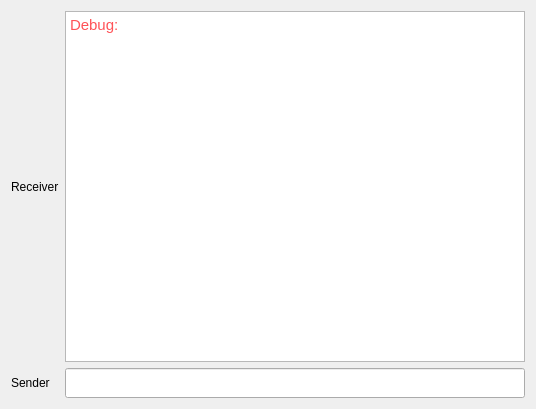
                 <widget class="QWidget" name="scrollAreaWidgetContents_7">
                  <property name="geometry">
                   <rect>
                    <x>0</x>
                    <y>0</y>
                    <width>536</width>
                    <height>409</height>
                   </rect>
                  </property>
                  <layout class="QVBoxLayout" name="verticalLayout_27">
                   <item>
                    <layout class="QGridLayout" name="gridLayout_4">
                     <item row="0" column="1">
                      <widget class="QTextEdit" name="teDebug">
                       <property name="font">
                        <font>
                         <weight>50</weight>
                         <italic>false</italic>
                         <bold>false</bold>
                         <kerning>true</kerning>
                        </font>
                       </property>
                       <property name="styleSheet">
                        <string notr="true">color: rgb(255, 82, 87);</string>
                       </property>
                       <property name="html">
                        <string>&lt;!DOCTYPE HTML PUBLIC &quot;-//W3C//DTD HTML 4.0//EN&quot; &quot;http://www.w3.org/TR/REC-html40/strict.dtd&quot;&gt;
&lt;html&gt;&lt;head&gt;&lt;meta name=&quot;qrichtext&quot; content=&quot;1&quot; /&gt;&lt;style type=&quot;text/css&quot;&gt;
p, li { white-space: pre-wrap; }
&lt;/style&gt;&lt;/head&gt;&lt;body style=&quot; font-family:'Ubuntu'; font-size:11pt; font-weight:400; font-style:normal;&quot;&gt;
&lt;p style=&quot; margin-top:0px; margin-bottom:0px; margin-left:0px; margin-right:0px; -qt-block-indent:0; text-indent:0px;&quot;&gt;&lt;span style=&quot; font-family:'MS Shell Dlg 2';&quot;&gt;Debug:&lt;/span&gt;&lt;/p&gt;&lt;/body&gt;&lt;/html&gt;</string>
                       </property>
                      </widget>
                     </item>
                     <item row="1" column="0">
                      <widget class="QLabel" name="label_4">
                       <property name="text">
                        <string>Sender</string>
                       </property>
                      </widget>
                     </item>
                     <item row="1" column="1">
                      <widget class="QLineEdit" name="leTerminal">
                       <property name="minimumSize">
                        <size>
                         <width>0</width>
                         <height>30</height>
                        </size>
                       </property>
                      </widget>
                     </item>
                     <item row="0" column="0">
                      <widget class="QLabel" name="label_5">
                       <property name="text">
                        <string>Receiver</string>
                       </property>
                      </widget>
                     </item>
                    </layout>
                   </item>
                  </layout>
                 </widget>
